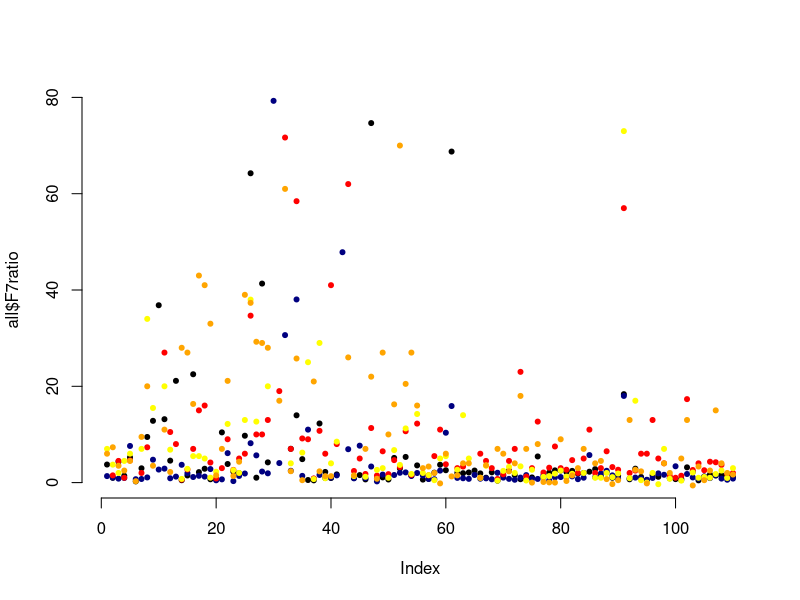
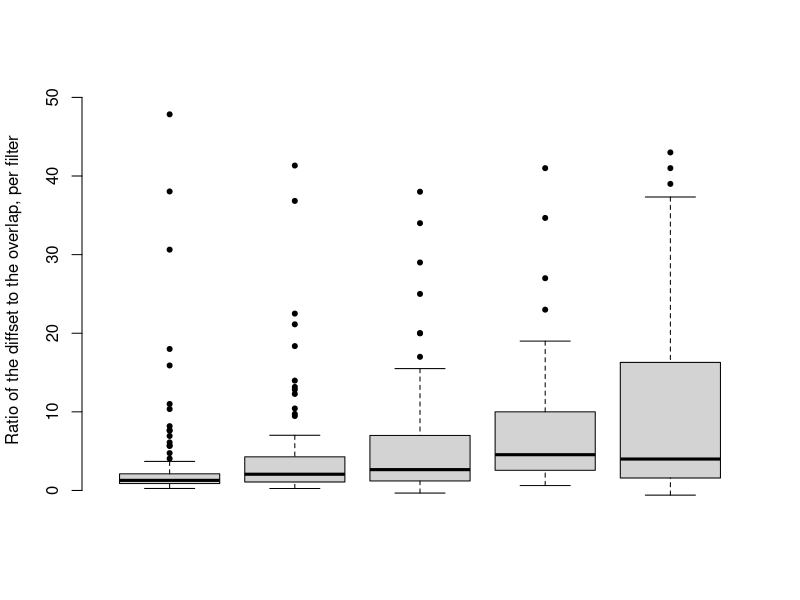

Recreate these plots in R, in order. (Note: this script raises an error after producing the figures.)
## LOAD DATA

data=read.table( "../FIGURE_DATA/overlap_numbers_excluded_by_filter_MUTATION_CALLS_STD40.txt", header=T, stringsAsFactors=FALSE )
data2=read.table( "../FIGURE_DATA/numbers_excluded_by_filter_MUTATION_CALLS_STD40.txt", header=T, stringsAsFactors=FALSE )

## now re-name and delete columns
names( data )[ 2 ] <- "F2overlap"
names( data )[ 4 ] <- "F3overlap"
names( data )[ 6 ] <- "F4overlap"
names( data )[ 8 ] <- "F5overlap"
names( data )[ 10 ] <- "F6overlap"
names( data )[ 12 ] <- "F7overlap"
names( data )[ 14 ] <- "F8overlap"

data$FILT_2_PERCENT<-NULL
data$FILT_3_PERCENT<-NULL
data$FILT_4_PERCENT<-NULL
data$FILT_5_PERCENT<-NULL
data$FILT_6_PERCENT<-NULL
data$FILT_7_PERCENT<-NULL
data$FILT_8_PERCENT<-NULL

## now merge the two data frames
for (i in 1:length(data$SAMPLE)){
	short<-data$SAMPLE[ i ]
	newname<-paste( "C282", short, sep="." )
	data$SAMPLE[ i ]<-newname
}

# duplicate the data.frame
newdata <- data

# change C282 to C484
for (i in 1:length(newdata$SAMPLE)){
	short <- newdata$SAMPLE[ i ]
	old <- substring( short, 6, )
	newname <- paste( "C484", old, sep="." )
	newdata$SAMPLE[ i ]<-newname
}

# add the two together
overlapdata <- merge(data, newdata, all=TRUE )

# merge with data2...
names( data2 )[ 2 ] <- "F2all"
names( data2 )[ 3 ] <- "F3all"
names( data2 )[ 4 ] <- "F4all"
names( data2 )[ 5 ] <- "F5all"
names( data2 )[ 6 ] <- "F6all"
names( data2 )[ 7 ] <- "F7all"
names( data2 )[ 8 ] <- "F8all"

all <- merge( overlapdata, data2 )

## then calculate the diffset size
all$F2diff <- all$F2all - all$F2overlap
all$F3diff <- all$F3all - all$F3overlap
all$F4diff <- all$F4all - all$F4overlap
all$F5diff <- all$F5all - all$F5overlap
all$F6diff <- all$F6all - all$F6overlap
all$F7diff <- all$F7all - all$F7overlap
all$F8diff <- all$F8all - all$F8overlap

## add ratio...
all$F2ratio <- all$F2diff / all$F2overlap
all$F3ratio <- all$F3diff / all$F3overlap
all$F4ratio <- all$F4diff / all$F4overlap
all$F5ratio <- all$F5diff / all$F5overlap
all$F6ratio <- all$F6diff / all$F6overlap
all$F7ratio <- all$F7diff / all$F7overlap
all$F8ratio <- all$F8diff / all$F8overlap

## add normalized ratio...
#all$F2ratioNORM <- (all$F2diff/all$F2all) / (all$F2overlap/all$F2all)
#all$F3ratioNORM <- (all$F3diff/all$F2all) / (all$F3overlap/all$F2all)
#all$F4ratioNORM <- (all$F4diff/all$F2all) / (all$F4overlap/all$F2all)
#all$F5ratioNORM <- (all$F5diff/all$F2all) / (all$F5overlap/all$F2all)
#all$F6ratioNORM <- (all$F6diff/all$F2all) / (all$F6overlap/all$F2all)
#all$F7ratioNORM <- (all$F7diff/all$F2all) / (all$F7overlap/all$F2all)
#all$F8ratioNORM <- (all$F8diff/all$F2all) / (all$F8overlap/all$F2all)

## then make some averages...

## ratio averages...
all$F3ratio[all$F3ratio=="Inf"] <- NA
all$F3ratio[all$F3ratio=="NaN"] <- NA
mean(all$F3ratio, na.rm=TRUE)
median(all$F3ratio, na.rm=TRUE)

all$F4ratio[all$F4ratio=="Inf"] <- NA
all$F4ratio[all$F4ratio=="NaN"] <- NA
mean(all$F4ratio, na.rm=TRUE)
median(all$F4ratio, na.rm=TRUE)

all$F5ratio[all$F5ratio=="Inf"] <- NA
all$F5ratio[all$F5ratio=="NaN"] <- NA
mean(all$F5ratio, na.rm=TRUE)
median(all$F5ratio, na.rm=TRUE)

all$F6ratio[all$F6ratio=="Inf"] <- NA
all$F6ratio[all$F6ratio=="NaN"] <- NA
mean(all$F6ratio, na.rm=TRUE)
median(all$F6ratio, na.rm=TRUE)

all$F7ratio[all$F7ratio=="Inf"] <- NA
all$F7ratio[all$F7ratio=="NaN"] <- NA
mean(all$F7ratio, na.rm=TRUE)
median(all$F7ratio, na.rm=TRUE)

## finally make some (supplementary) figures

# here is a plot of points...
par(bty='n')
plot( all$F7ratio, ylim=c(0,80), pch=20, col='black' )
points( all$F5ratio, pch=20, col='navy' )
points( all$F3ratio, pch=20, col='red' )
points( all$F4ratio, pch=20, col='yellow' )
points( all$F6ratio, pch=20, col='orange' )

# and here is a boxplot...
#24-28
par(bty='n')
boxplot( all[,c(26,28,25,24,27)], ylim=c(1,50), xaxt='n', pch=20, ylab="Ratio of the diffset to the overlap, per filter" )
axis( 1, at=1:6, padj=0.8, cex.axis=0.7, labels=c( "VAQ", "LOH", "10bp-SNV", "10bp-INDEL", "dbSNP" ) )
